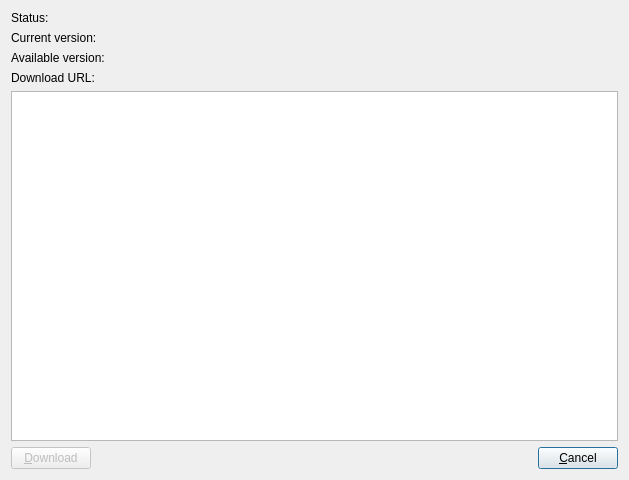
<?xml version="1.0" encoding="UTF-8"?>
<ui version="4.0">
 <class>mtx::gui::AvailableUpdateInfoDialog</class>
 <widget class="QDialog" name="mtx::gui::AvailableUpdateInfoDialog">
  <property name="geometry">
   <rect>
    <x>0</x>
    <y>0</y>
    <width>629</width>
    <height>480</height>
   </rect>
  </property>
  <property name="windowTitle">
   <string>Dialog</string>
  </property>
  <layout class="QVBoxLayout" name="verticalLayout">
   <item>
    <layout class="QGridLayout" name="gridLayout">
     <item row="0" column="0">
      <widget class="QLabel" name="label">
       <property name="text">
        <string>Status:</string>
       </property>
      </widget>
     </item>
     <item row="0" column="1">
      <widget class="QLabel" name="status">
       <property name="sizePolicy">
        <sizepolicy hsizetype="MinimumExpanding" vsizetype="Preferred">
         <horstretch>0</horstretch>
         <verstretch>0</verstretch>
        </sizepolicy>
       </property>
       <property name="text">
        <string/>
       </property>
      </widget>
     </item>
     <item row="1" column="0">
      <widget class="QLabel" name="label_3">
       <property name="text">
        <string>Current version:</string>
       </property>
      </widget>
     </item>
     <item row="1" column="1">
      <widget class="QLabel" name="currentVersion">
       <property name="sizePolicy">
        <sizepolicy hsizetype="MinimumExpanding" vsizetype="Preferred">
         <horstretch>0</horstretch>
         <verstretch>0</verstretch>
        </sizepolicy>
       </property>
       <property name="text">
        <string/>
       </property>
      </widget>
     </item>
     <item row="2" column="0">
      <widget class="QLabel" name="label_5">
       <property name="text">
        <string>Available version:</string>
       </property>
      </widget>
     </item>
     <item row="2" column="1">
      <widget class="QLabel" name="availableVersion">
       <property name="sizePolicy">
        <sizepolicy hsizetype="MinimumExpanding" vsizetype="Preferred">
         <horstretch>0</horstretch>
         <verstretch>0</verstretch>
        </sizepolicy>
       </property>
       <property name="text">
        <string/>
       </property>
      </widget>
     </item>
     <item row="3" column="0">
      <widget class="QLabel" name="label_7">
       <property name="text">
        <string>Download URL:</string>
       </property>
      </widget>
     </item>
     <item row="3" column="1">
      <widget class="QLabel" name="downloadURL">
       <property name="sizePolicy">
        <sizepolicy hsizetype="MinimumExpanding" vsizetype="Preferred">
         <horstretch>0</horstretch>
         <verstretch>0</verstretch>
        </sizepolicy>
       </property>
       <property name="text">
        <string/>
       </property>
       <property name="textFormat">
        <enum>Qt::RichText</enum>
       </property>
       <property name="openExternalLinks">
        <bool>true</bool>
       </property>
       <property name="textInteractionFlags">
        <set>Qt::LinksAccessibleByKeyboard|Qt::LinksAccessibleByMouse</set>
       </property>
      </widget>
     </item>
    </layout>
   </item>
   <item>
    <widget class="QTextBrowser" name="changeLog">
     <property name="html">
      <string notr="true">&lt;!DOCTYPE HTML PUBLIC &quot;-//W3C//DTD HTML 4.0//EN&quot; &quot;http://www.w3.org/TR/REC-html40/strict.dtd&quot;&gt;
&lt;html&gt;&lt;head&gt;&lt;meta name=&quot;qrichtext&quot; content=&quot;1&quot; /&gt;&lt;style type=&quot;text/css&quot;&gt;
p, li { white-space: pre-wrap; }
&lt;/style&gt;&lt;/head&gt;&lt;body style=&quot; font-family:'Sans Serif'; font-size:9pt; font-weight:400; font-style:normal;&quot;&gt;
&lt;p style=&quot;-qt-paragraph-type:empty; margin-top:0px; margin-bottom:0px; margin-left:0px; margin-right:0px; -qt-block-indent:0; text-indent:0px; font-family:'Ubuntu'; font-size:10pt;&quot;&gt;&lt;br /&gt;&lt;/p&gt;&lt;/body&gt;&lt;/html&gt;</string>
     </property>
     <property name="textInteractionFlags">
      <set>Qt::LinksAccessibleByKeyboard|Qt::LinksAccessibleByMouse|Qt::TextBrowserInteraction|Qt::TextSelectableByKeyboard|Qt::TextSelectableByMouse</set>
     </property>
     <property name="openExternalLinks">
      <bool>true</bool>
     </property>
    </widget>
   </item>
   <item>
    <layout class="QHBoxLayout" name="horizontalLayout">
     <item>
      <widget class="QPushButton" name="download">
       <property name="enabled">
        <bool>false</bool>
       </property>
       <property name="text">
        <string>&amp;Download</string>
       </property>
      </widget>
     </item>
     <item>
      <spacer name="horizontalSpacer">
       <property name="orientation">
        <enum>Qt::Horizontal</enum>
       </property>
       <property name="sizeHint" stdset="0">
        <size>
         <width>40</width>
         <height>20</height>
        </size>
       </property>
      </spacer>
     </item>
     <item>
      <widget class="QPushButton" name="close">
       <property name="text">
        <string>&amp;Cancel</string>
       </property>
       <property name="default">
        <bool>true</bool>
       </property>
      </widget>
     </item>
    </layout>
   </item>
  </layout>
 </widget>
 <tabstops>
  <tabstop>changeLog</tabstop>
  <tabstop>download</tabstop>
  <tabstop>close</tabstop>
 </tabstops>
 <resources/>
 <connections>
  <connection>
   <sender>close</sender>
   <signal>clicked()</signal>
   <receiver>mtx::gui::AvailableUpdateInfoDialog</receiver>
   <slot>accept()</slot>
   <hints>
    <hint type="sourcelabel">
     <x>581</x>
     <y>455</y>
    </hint>
    <hint type="destinationlabel">
     <x>581</x>
     <y>474</y>
    </hint>
   </hints>
  </connection>
  <connection>
   <sender>download</sender>
   <signal>clicked()</signal>
   <receiver>mtx::gui::AvailableUpdateInfoDialog</receiver>
   <slot>visitDownloadLocation()</slot>
   <hints>
    <hint type="sourcelabel">
     <x>52</x>
     <y>460</y>
    </hint>
    <hint type="destinationlabel">
     <x>52</x>
     <y>474</y>
    </hint>
   </hints>
  </connection>
 </connections>
 <slots>
  <slot>visitDownloadLocation()</slot>
 </slots>
</ui>
